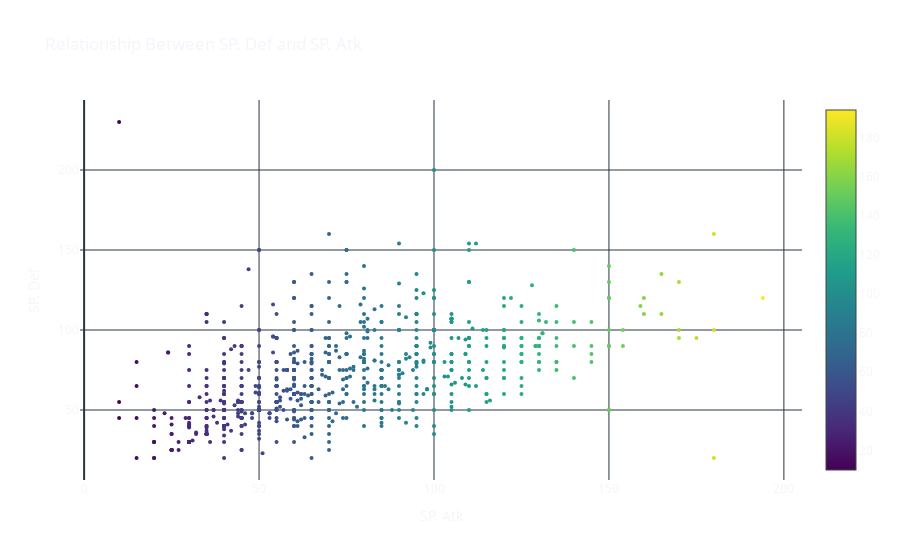

The cell this chart's notebook holds for it:
### Code cell
fig = go.Figure(data=go.Scatter(
    x=df['Sp. Atk'],
    y=df['Sp. Def'],
    mode='markers',
    marker=dict(
        size=4,
        color=df['Sp. Atk'],  # set color equal to a variable
        colorscale='Viridis',  # one of plotly colorscales
        showscale=True
    )
))
fig.update_layout(
    template='plotly_dark',
    title='Relationship Between SP. Def and SP. Atk',
    xaxis_title='SP. Atk',
    yaxis_title='SP. Def',
    paper_bgcolor='rgba(0, 0, 0, 0)',
    plot_bgcolor='rgba(0, 0, 0, 0)'
)
fig.show()
#py.plot(fig, filename=f'Relationship Between SP. Def and SP. Atk')

### Figure 1 — Plotly figure (JSON) as saved in the notebook; plotly's stock layout.template omitted (floating-point values rounded to 4 significant figures; data arrays with more than 128 entries replaced by an {"elided": "..."} marker saying what was removed)
{"data": [{"marker": {"color": {"elided": "800 int values"}, "colorscale": [[0, "#440154"], [0.1111, "#482878"], [0.2222, "#3e4989"], [0.3333, "#31688e"], [0.4444, "#26828e"], [0.5556, "#1f9e89"], [0.6667, "#35b779"], [0.7778, "#6ece58"], [0.8889, "#b5de2b"], [1, "#fde725"]], "showscale": true, "size": 4}, "mode": "markers", "type": "scatter", "x": {"elided": "800 int values"}, "y": {"elided": "800 int values"}}], "layout": {"paper_bgcolor": "rgba(0, 0, 0, 0)", "plot_bgcolor": "rgba(0, 0, 0, 0)", "title": {"text": "Relationship Between SP. Def and SP. Atk"}, "xaxis": {"title": {"text": "SP. Atk"}}, "yaxis": {"title": {"text": "SP. Def"}}}}
